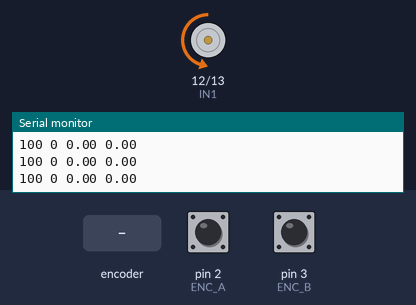
The sketch below on a simulated Arduino Uno, built with avr-gcc and run on an emulated ATmega328P. Parts: motor-driver pin pairs drawn as motors (green arrow = first pin HIGH = forward, orange = second pin HIGH = backward, longer = more drive, scaled by the enable pin), the last lines printed to the serial monitor. The test bench sets the inputs (shaded band); at power-on: pin 2 (ENC_A) HIGH, pin 3 (ENC_B) HIGH.

Above: at 1.2 s.
1.3 s: rotary encoder on pin 2 (ENC_A) / pin 3 (ENC_B) turned 3 steps (first pin leading)
At 2.8 s:
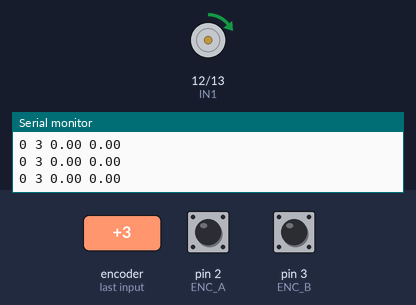
Timing chart, 0 to 10.9 s (numbered marks = the images above; inputs shaded):
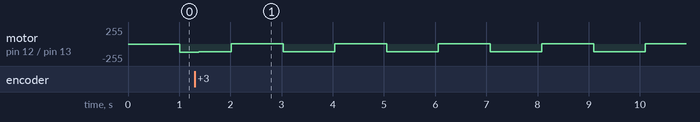

The sketch:

filtertest.ino
```cpp
//decoder code combined with PID

//mode: 0 = hbridge, 1 = motor driver
int mode = 1;
// Define rotary encoder pins
#define ENC_A 2
#define ENC_B 3

#define PWMA 11  //pwm for forward
#define PWMB 10  //pwm for backwards
#define IN1 12   //pwm for backwards
#define IN2 13   //pwm for backwards

//decoder variables
static int lastCounter = 0;
unsigned long _lastIncReadTime = micros();
unsigned long _lastDecReadTime = micros();
int _pauseLength = 25000;
int _fastIncrement = 1;

volatile int counter = 0;
volatile unsigned printTime = 0;
volatile unsigned targetTime = 0;
bool pulse = true;

// PID constants
float kp = 1.2;
float kd = 0;
float ki = 0;

//vars for PID
int pos = 0;
int posprev = 0;
long prevT = 0;
float errprev = 0;
int err;
float deriv;
float dataAve;
float filtSum = 0;
float integ = 0;
float pwmVal;

int target;

//filter variables
const int numSamples = 5;  //number of samples for filtering
float weightRaw[numSamples];
float weightNorm[numSamples];
float weightSum = 0;
float dataFilt[numSamples];
int sampleCount = 0;

void setup() {
  // Start the serial monitor to show output
  Serial.begin(9600);
  // Set encoder pins and attach interrupts
  pinMode(ENC_A, INPUT_PULLUP);
  pinMode(ENC_B, INPUT_PULLUP);
  attachInterrupt(digitalPinToInterrupt(ENC_A), read_encoder, CHANGE);
  attachInterrupt(digitalPinToInterrupt(ENC_B), read_encoder, CHANGE);
  //set pwm pins as outputs
  pinMode(PWMA, OUTPUT);

  if (mode == 0) {
    pinMode(PWMB, OUTPUT);
  } else if (mode == 1) {
    pinMode(IN1, OUTPUT);
    pinMode(IN2, OUTPUT);
  }

  //compute filter coeff
  for (int n = 1; n <= numSamples; n++) {
    weightRaw[n - 1] = exp(-4.0 * (float)(n - 1) / (float)(numSamples - 1));
    weightSum += weightRaw[n - 1];
  }
  for (int n = 0; n < numSamples; n++) {
    weightNorm[n] = weightRaw[n] / weightSum;
  }

  memset(dataFilt, 0, sizeof(dataFilt));
}

void loop() {

  static int lastCounter = 0;

  // If count has changed print the new value to serial
  if (counter != lastCounter) {
    //Serial.println(counter);
    lastCounter = counter;
  }

  if (millis() - targetTime >= 1000) {  // Change target every 5 second
    targetTime = millis();
    if (pulse) target += 100;
    else target -= 100;
    pulse = !pulse;
  }

  // time difference
  long currT = micros();
  float deltaT = ((float)(currT - prevT)) / (1.0e6);
  prevT = currT;

  //read position from the decoder
  pos = counter;
  float velocity = ((pos-posprev)/deltaT)/600.0*60.0;
  posprev = pos;

  //PID
  err = pos - target;                  // error
  deriv = (err - errprev) / (deltaT);  // derivative
  weightedFilter(velocity);
  integ = integ + err * deltaT;  // integral
  errprev = err;


  pwmVal = kp * err + kd * deriv + ki * integ;
  moveMotor(pwmVal);

  //if (millis() - printTime >= 500) { // Print every half second
  //printTime = millis();
  Serial.print(target);
  Serial.print(" ");
  Serial.print(pos);
  Serial.print(" ");
  //Serial.print(pwmVal);
  //Serial.print(" ");
  //Serial.print(err);
  // Serial.print(" ");
  Serial.print(velocity);
  Serial.print(" ");
  Serial.print(dataAve);
  Serial.println();
  //}
}
void weightedFilter(float data) {
  filtSum -= dataFilt[sampleCount];                       //remove oldest entry from sum
  dataFilt[sampleCount] = data * weightNorm[sampleCount];  //update entry with new data
  filtSum += dataFilt[sampleCount];
  dataAve = filtSum / (float)numSamples;
  sampleCount = (sampleCount + 1) % numSamples;
}

void moveMotor(float pwmVal) {
  int motorSpeed = (int)fabs(pwmVal);
  if (motorSpeed > 255) {  //constrain motorspeed value to max
    motorSpeed = 255;
  }

  if (pwmVal > 0)  //going forward
  {
    if (mode == 0) {
      analogWrite(PWMA, motorSpeed);
      analogWrite(PWMB, 0);
    } else if (mode == 1) {
      analogWrite(PWMA, motorSpeed);
      digitalWrite(IN1, HIGH);
      digitalWrite(IN2, LOW);
    }

  } else if (pwmVal < 0)  //going backwards
  {
    if (mode == 0) {
      analogWrite(PWMA, 0);
      analogWrite(PWMB, motorSpeed);
    } else if (mode == 1) {
      analogWrite(PWMA, motorSpeed);
      digitalWrite(IN1, LOW);
      digitalWrite(IN2, HIGH);
    }
  } else  //stop motor when pwmVal is 0
  {
    analogWrite(PWMA, 0);
    if (mode == 0) {
      analogWrite(PWMB, 0);
    }
  }
}
void read_encoder() {
  // Encoder interrupt routine for both pins. Updates counter
  // if they are valid and have rotated a full indent

  static uint8_t old_AB = 3;                                                                  // Lookup table index
  static int8_t encval = 0;                                                                   // Encoder value
  static const int8_t enc_states[] = { 0, -1, 1, 0, 1, 0, 0, -1, -1, 0, 0, 1, 0, 1, -1, 0 };  // Lookup table

  old_AB <<= 2;  // Remember previous state

  if (digitalRead(ENC_A)) old_AB |= 0x02;  // Add current state of pin A
  if (digitalRead(ENC_B)) old_AB |= 0x01;  // Add current state of pin B

  encval += enc_states[(old_AB & 0x0f)];

  // Update counter if encoder has rotated a full indent, that is at least 4 steps
  if (encval > 3) {  // Four steps forward
    int changevalue = 1;
    if ((micros() - _lastIncReadTime) < _pauseLength) {
      changevalue = _fastIncrement * changevalue;
    }
    _lastIncReadTime = micros();
    counter = counter + changevalue;  // Update counter
    encval = 0;
  } else if (encval < -3) {  // Four steps backward
    int changevalue = -1;
    if ((micros() - _lastDecReadTime) < _pauseLength) {
      changevalue = _fastIncrement * changevalue;
    }
    _lastDecReadTime = micros();
    counter = counter + changevalue;  // Update counter
    encval = 0;
  }
}
```
